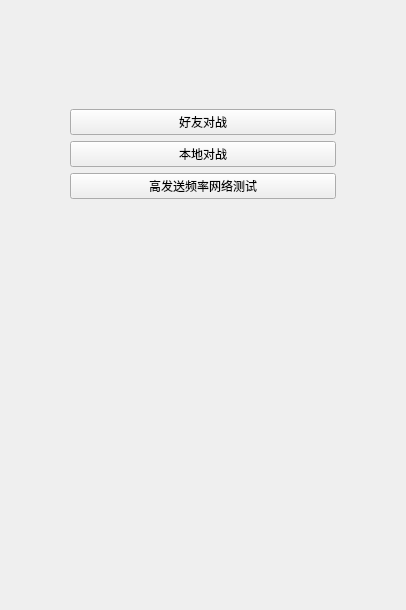
<?xml version="1.0" encoding="UTF-8"?>
<ui version="4.0">
 <class>welcome</class>
 <widget class="QWidget" name="welcome">
  <property name="geometry">
   <rect>
    <x>0</x>
    <y>0</y>
    <width>406</width>
    <height>610</height>
   </rect>
  </property>
  <property name="windowTitle">
   <string>Form</string>
  </property>
  <layout class="QVBoxLayout" name="verticalLayout">
   <item>
    <widget class="QWidget" name="welcome_back" native="true">
     <layout class="QVBoxLayout" name="verticalLayout_2">
      <item>
       <widget class="QWidget" name="widget_2" native="true">
        <layout class="QVBoxLayout" name="verticalLayout_3">
         <property name="leftMargin">
          <number>50</number>
         </property>
         <property name="rightMargin">
          <number>50</number>
         </property>
         <property name="bottomMargin">
          <number>11</number>
         </property>
         <item>
          <spacer name="verticalSpacer">
           <property name="orientation">
            <enum>Qt::Orientation::Vertical</enum>
           </property>
           <property name="sizeType">
            <enum>QSizePolicy::Policy::Fixed</enum>
           </property>
           <property name="sizeHint" stdset="0">
            <size>
             <width>0</width>
             <height>80</height>
            </size>
           </property>
          </spacer>
         </item>
         <item>
          <widget class="QPushButton" name="friend_mode">
           <property name="text">
            <string>好友对战</string>
           </property>
          </widget>
         </item>
         <item>
          <widget class="QPushButton" name="local_mode">
           <property name="text">
            <string>本地对战</string>
           </property>
          </widget>
         </item>
         <item>
          <widget class="QPushButton" name="web_test">
           <property name="text">
            <string>高发送频率网络测试</string>
           </property>
          </widget>
         </item>
         <item>
          <spacer name="verticalSpacer_2">
           <property name="orientation">
            <enum>Qt::Orientation::Vertical</enum>
           </property>
           <property name="sizeHint" stdset="0">
            <size>
             <width>20</width>
             <height>40</height>
            </size>
           </property>
          </spacer>
         </item>
        </layout>
       </widget>
      </item>
     </layout>
    </widget>
   </item>
  </layout>
 </widget>
 <resources/>
 <connections/>
</ui>
